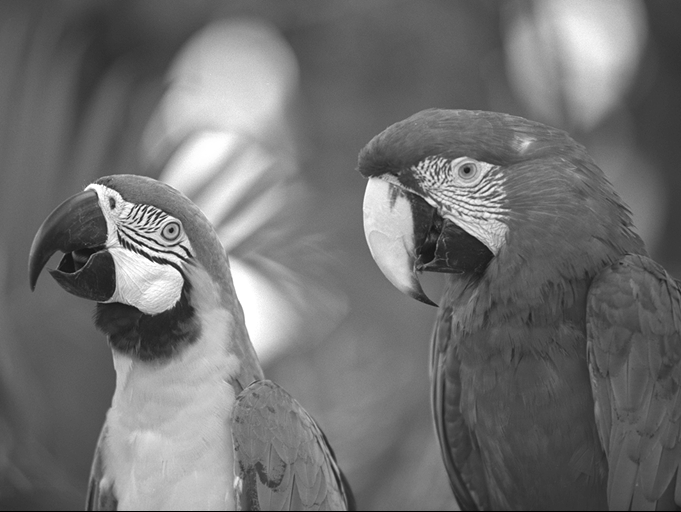
#> input picture lab2/lab1_gray.png, 681 x 512 px
$ python zad7.py
#> lines starting #> are read from the running program, lines starting #| are printed output that depends on the picture
import matplotlib.pyplot as plt
from PIL import Image
import numpy as np

img = np.array(Image.open('lab1_gray.png'))
#> img is the input picture: shape (512, 681); min 0, max 255, mean 112.9
plt.figure('Zadanie 7')

plt.subplot(1, 3, 1)
plt.title('Obraz oryginalny')
plt.imshow(img, cmap = 'gray')

plt.subplot(1, 3, 2)
plt.title('Gamma: 0.5')
img2 = np.copy(img)
img2 = np.array(255 * (img2 / 255) ** 2, dtype = 'uint8')
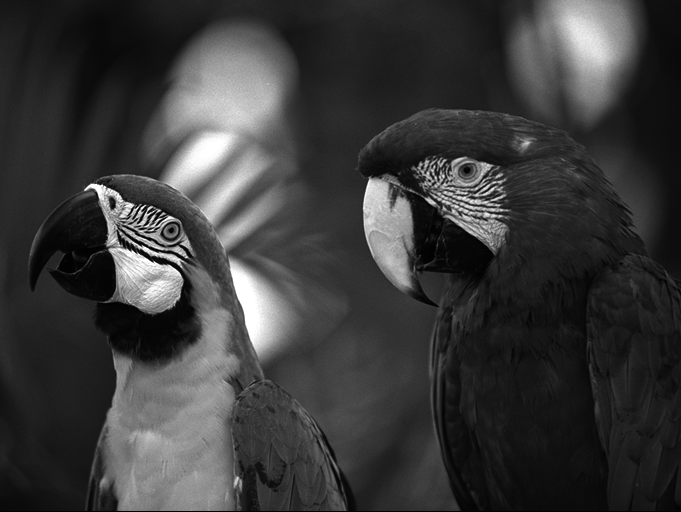
#> img2: shape (512, 681); min 0, max 255, mean 58.2
plt.imshow(img2, cmap = 'gray')

plt.subplot(1, 3, 3)
plt.title('Gamma: 2')
img3 = np.copy(img)
img3 = np.array(255 * (img3 / 255) ** 0.5, dtype = 'uint8')
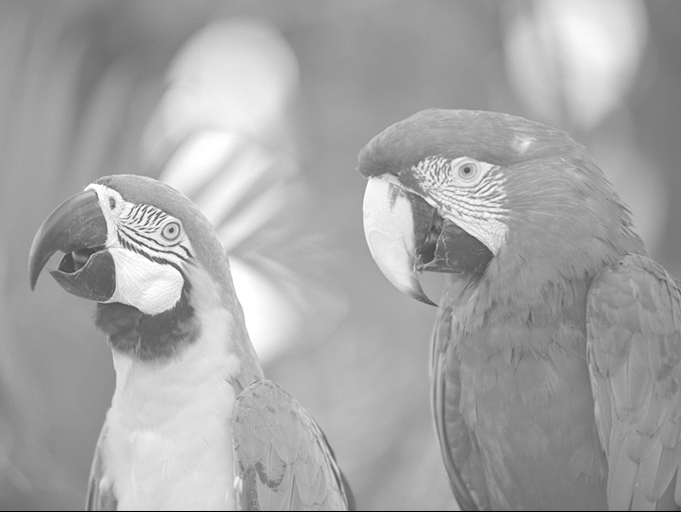
#> img3: shape (512, 681); min 0, max 255, mean 165.6
plt.imshow(img3, cmap = 'gray')

plt.show()
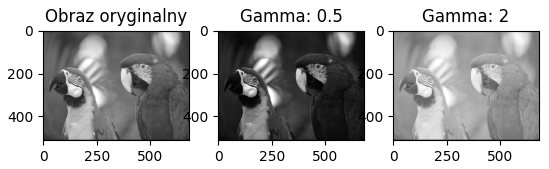
#> figure drawn by matplotlib, 3 panels
